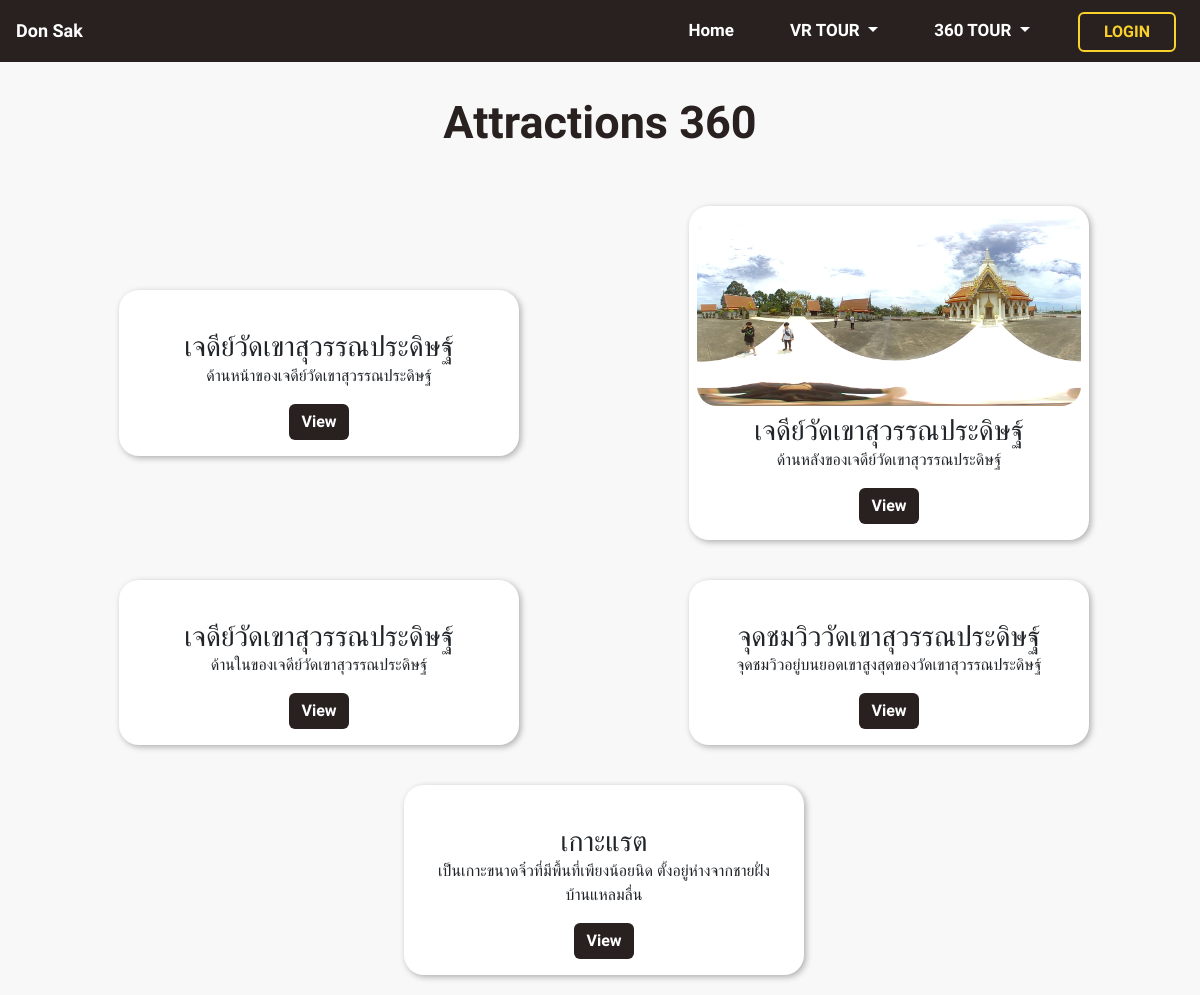
Page /UserPage/360attraction.php on the committed database.
### tables this page shows
CREATE TABLE `touristattractions360` (
  `Tourist360_id` int(5) NOT NULL,
  `name` varchar(100) NOT NULL,
  `url` varchar(100) NOT NULL,
  `description` varchar(100) NOT NULL
);

### UserPage/360attraction.php (the view, shortened to what this page needs)
<?php
include('../connection.php');
?>
<!doctype html>
<html lang="en">
<head>
  <link href="https://cdn.jsdelivr.net/npm/bootstrap@5.2.0-beta1/dist/css/bootstrap.min.css" rel="stylesheet">
  <link rel="stylesheet" href="attraction.css">
  <link rel="stylesheet" href="../boostrap/tour.css">
</head>
<body>
  <nav class="navbar fixed-top navbar-expand-lg " id="navbar" style="background-color: #282120;">
    <div class="container-fluid px-3">
      <a class="navbar-brand textLogo" href="index.php">Don Sak</a>
      <div class="collapse navbar-collapse " id="navbarSupportedContent">
        <ul class="navbar-nav ms-auto">
          <li class="nav-item navMenu">
            <a class="nav-link linkMenu" aria-current="page" href="index.php">Home</a>
          </li>
          <li class="nav-item dropdown navMenu ">
            <a class="nav-link  linkMenu dropdown-toggle " href="#" role="button" data-bs-toggle="dropdown" aria-expanded="false">
              VR TOUR
            </a>
          </li>
          <li class="nav-item dropdown navMenu">
            <a class="nav-link linkMenu dropdown-toggle " href="#" role="button" data-bs-toggle="dropdown" aria-expanded="false">
              360 TOUR
            </a>
          </li>
          <li class="nav-item pe-2">
            <a href="../login.php"><button type="button" class="btn mt-1 px-4 btMenu ">LOGIN</button></a>
          </li>
        </ul>
      </div>
    </div>
  </nav>
  <div class="mt-5 py-auto">
    <div class="container  ">
      <div class=" text-center h2 " role="alert">
        <p class="pt-5 fw-bold text-head ">Attractions 360</p>
      </div>
    </div>
  </div>
  <div class="container">
    <div class="row">
      <?php
      $query = mysqli_query($conn, "SELECT * FROM touristattractions360");
      while ($result = mysqli_fetch_array($query)) {
      ?>
        <div class="container col-xl-6 col-sm-12 col-md-10 col-xxl-4">
          <main class="grid h-100 ">
            <article class="ms-5 p-2">
              <img src="../images/<?php echo $result['url']; ?>" class="card-img-top" alt="">
              <h3 class="card-title mt-2"> <?= $result['name'] ?> </h3>
              <p class="card-text"> <?= $result['description'] ?> </p>
              <a href="../antiquesTour360.php?file360url=<?php echo $result['url']; ?>"><button class="btn btn-primary mb-2 fw-bold btView">View</button></a>
            </article>
          </main>
        </div>
      <?php } ?>
    </div>
  </div>
</body>
</html>

### UserPage/attraction.css (style rules this page uses)
* { margin: 0; padding: 0; box-sizing: border-box; }
body { font-family: 'Kodchasan', sans-serif; background-color: #f8f8f8; }
.navbar-nav .nav-link { color: #fff; }
.navMenu { padding-right: 40px; }
.textLogo { color: #fff; font-weight: bold; font-size: 18px; }
.nav-link { position: relative; color: #fff; font-weight: bold; font-size: 17px; padding: 10px 0; }
.btMenu { border: 2px solid #FAD02C; color: #FAD02C; font-weight: bold; }
.linkMenu::before { content: " "; position: absolute; height: 3px; width: 0; background-color: #FAD02C; bottom: 0; left: 50%; transition: all 0.5s ease; transform: translateX(-50%); }
.text-head { font-size: 45px; color: #282120; }
.btView { border: none; background-color: #282120; }
.grid { position: relative; width: 100%; display: flex; justify-content: center; align-items: center; position: relative; width: 100%; margin: 20px 0px 20px 0; display: grid; grid-template-columns: repeat(3, 0fr); grid-gap: 20px; padding: auto; justify-content: center; align-items: center; }
.grid > article { background: #fff; border: none; box-shadow: 2px 2px 6px 0px rgba(0, 0, 0, 0.3); border-radius: 20px; width: 400px; text-align: center; transition: .3s; }
.grid > article img { width: 100%; border-radius: 20px; }

### tour.css (style rules this page uses)
* { margin: 0; padding: 0; box-sizing: border-box; }
body { margin: 0; padding: 0; }

### rows in the picture
touristattractions360: name "เจดีย์วัดเขาสุวรรณประดิษฐ์", description "ด้านหน้าของเจดีย์วัดเขาสุวรรณประดิษฐ์"
touristattractions360: url (picture), name "เจดีย์วัดเขาสุวรรณประดิษฐ์", description "ด้านหลังของเจดีย์วัดเขาสุวรรณประดิษฐ์"
touristattractions360: name "เจดีย์วัดเขาสุวรรณประดิษฐ์", description "ด้านในของเจดีย์วัดเขาสุวรรณประดิษฐ์"
touristattractions360: name "จุดชมวิววัดเขาสุวรรณประดิษฐ์", description "จุดชมวิวอยู่บนยอดเขาสูงสุดของวัดเขาสุวรรณประดิษฐ์"
touristattractions360: name "เกาะแรต", description "เป็นเกาะขนาดจิ๋วที่มีพื้นที่เพียงน้อยนิด ตั้งอยู่ห่างจากชายฝั่งบ้านแหลมลื่น"
